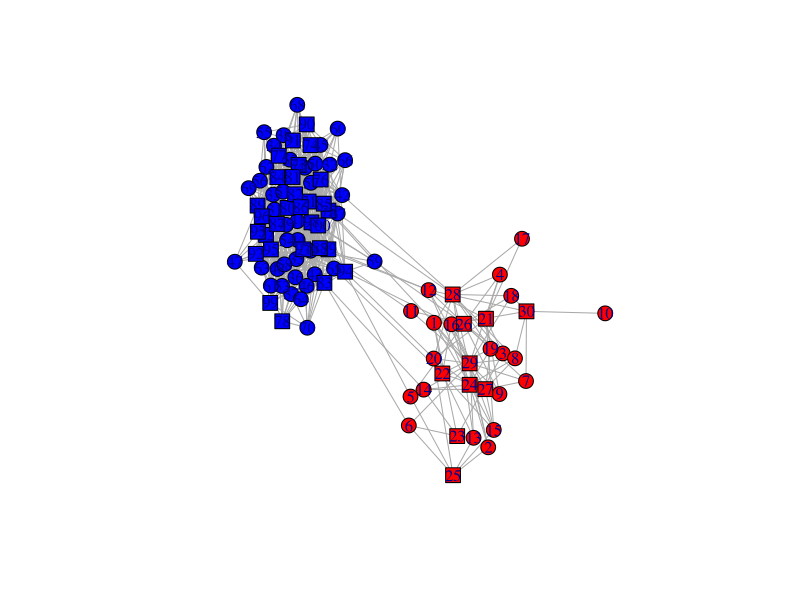
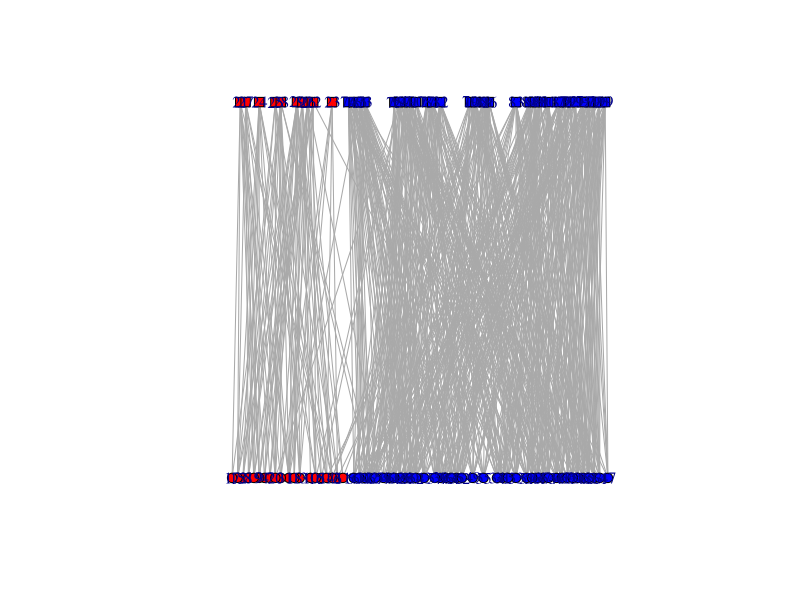

R code for these plots, in order:
## ---- chunk 1
knitr::opts_chunk$set(echo = TRUE)
## ---- chunk 2
require(igraph)

nv <- 100 #nodes
nc <- 2 #comm
nb <- 2 * nc #blocks

#Number of nodes in each community and mode.
Com1_Mod1_nv <- 20 #nodes in community 1 that belong to mode 1.
Com1_Mod2_nv <- 10
Com2_Mod1_nv <- 40
Com2_Mod2_nv <- 30
sizes  <-  c(Com1_Mod1_nv,Com1_Mod2_nv,Com2_Mod1_nv,Com2_Mod2_nv)

Com1p <- 0.4  #Probability  of connection between nodes in community one.
Com2p <- 0.4  #Probability  of connection between nodes in community two.
p <- 0.01 #General probability of connection  betwen nodes in differnt commmunities.

community_prob <- matrix(nrow=nb, ncol=nb,0)
rownames(community_prob) <- c("Com1_Mod1","Com1_Mod2","Com2_Mod1","Com2_Mod2")
colnames(community_prob) <- c("Com1_Mod1","Com1_Mod2","Com2_Mod1","Com2_Mod2")
community_prob[1,2] <-  Com1p
community_prob[3,4] <-  Com2p

community_prob[1,4] <-  p
community_prob[2,3] <-  p

community_prob <- (community_prob+t(community_prob))
## ---- chunk 3
community_prob
## ---- chunk 4
bipG <- sample_sbm(nv,community_prob,sizes,directed = FALSE,loops = FALSE)

Modes <- c(rep(1,Com1_Mod1_nv),rep(2,Com1_Mod2_nv),rep(1,Com2_Mod1_nv),rep(2,Com2_Mod2_nv))
Coms <- c(rep(1,Com1_Mod1_nv+Com1_Mod2_nv),rep(2,Com2_Mod1_nv+Com2_Mod2_nv))

bipG
## ---- chunk 5
col<-c("red","blue")
Shape<- c("circle", "square")
plot(bipG,vertex.color= col[Coms], vertex.shape=Shape[Modes],vertex.size=8)

plot(bipG,vertex.color= col[Coms], vertex.shape=Shape[Modes],layout = layout_as_bipartite(bipG,types = Modes==1),edge.curve=TRUE,vertex.size=5,vertex.cex=1)

adj <- get.adjacency(bipG)

